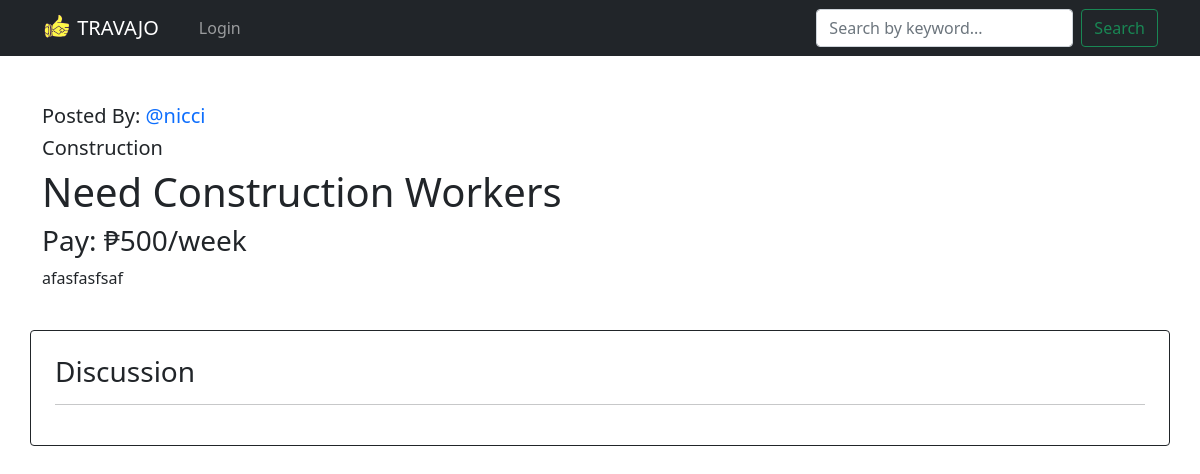
The page /post/10/ on the database its author committed.
### base/models.py (models this page shows, shortened)
class Room(models.Model):
    host = category = models.ForeignKey(User, on_delete = models.SET_NULL, null= True)
    category = models.ForeignKey(Category, on_delete = models.SET_NULL, null= True)
    name = models.CharField(max_length=200)
    payout = models.CharField(max_length = 200, null = True, blank = True)
    description = models.TextField(null = True, blank = True)
    updated =  models.DateTimeField(auto_now = True)
    created = models.DateTimeField(auto_now_add = True)
    class Meta:
        ordering = ['-updated', '-created']

class Category(models.Model):
    name = models.CharField(max_length=200)
    def __str__(self):
        return self.name

### base/views.py (the view, shortened to what this page needs)
def room(request, pk):
    room = Room.objects.get(id = pk)
    postMessages = room.message_set.all().order_by('-created')
    context = {'room': room,'postMessages':postMessages}
    return render(request, 'base/room.html', context)

### base/templates/base/room.html (shortened to what this page needs)
{%  extends 'main.html' %}
{% block content %}
<div>
<div class="container">
    <h5>Posted By: <a href= "{% url 'User Profile' room.host.id %}">@{{room.host.username}}</h5></a>
    <h5>{{room.category}}</h5>
    <h1>{{room.name}}</h1>
    {% if room.payout == None %}
    <h3>Pay: Not specified</h3>
    {%else%}
    <h3>Pay: ₱{{room.payout}}</h3>
    {%endif%}
    <p>{{room.description}}</p><br>
</div>
<div class="container border border-dark rounded" style="padding: 2%;">
<h3>Discussion</h3><hr>
</div>
    </div>
{% endblock content %}

### templates/main.html (style rules this page uses)
html { height:100vh; }

### base/templates/base/room.html (style rules this page uses)
a { text-decoration: none; }

### rows shown on the page
Room: host.username "nicci", category "Construction", name "Need Construction Workers", payout "500/week", description "afasfasfsaf"
